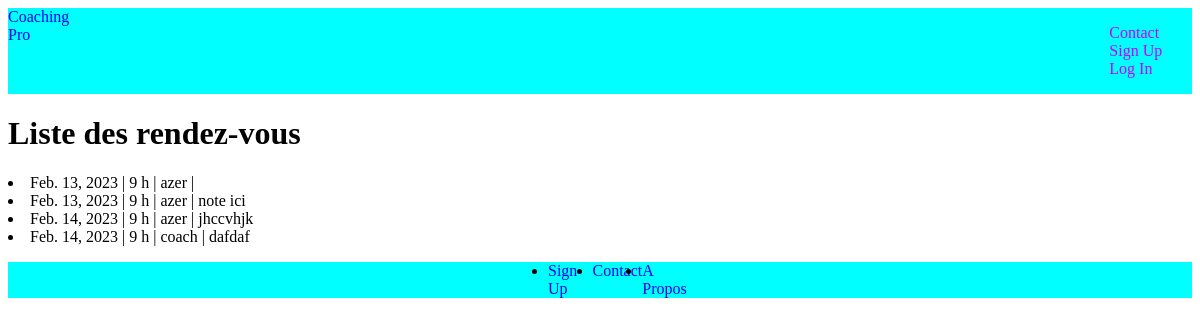
The app's page /appointments/ with its own data.
### appointment/models.py (models this page shows, shortened)
class Appointment(models.Model):
    user = models.ForeignKey(settings.AUTH_USER_MODEL,
        on_delete=models.CASCADE,
        null=True)
    day = models.DateField(default=datetime.now)
    time = models.CharField(max_length=10, choices=TIME_CHOICES, default="3 PM")
    time_ordered = models.DateTimeField(default=datetime.now, blank=True)
    note = models.TextField(max_length=900, default='')

### appointment/views.py (the view)
# urls.py: path('appointments/', views.appointments, name='appointments'),
def appointments(request):
    appointments = Appointment.objects.all()
    return render(request, 'appointment/appointments.html', {'appointments': appointments})

### appointment/templates/appointment/appointments.html
{% extends 'core/base.html' %}
{% block content %}
<h1>Liste des rendez-vous</h1>
<section>
  {% for appointment in appointments  %}
    <li>{{appointment.day}} | {{appointment.time}} | {{appointment.user}} | {{appointment.note}}</li>
  {% endfor %}
</section>
{% endblock %}

### core/static/style.css (style rules this page uses)
body { justify-content: flex; }

### records on screen
Appointment: day "Feb. 13, 2023", time "9 h", user "azer"
Appointment: day "Feb. 13, 2023", time "9 h", user "azer", note "note ici"
Appointment: day "Feb. 14, 2023", time "9 h", user "azer", note "jhccvhjk"
Appointment: day "Feb. 14, 2023", time "9 h", user "coach", note "dafdaf"
